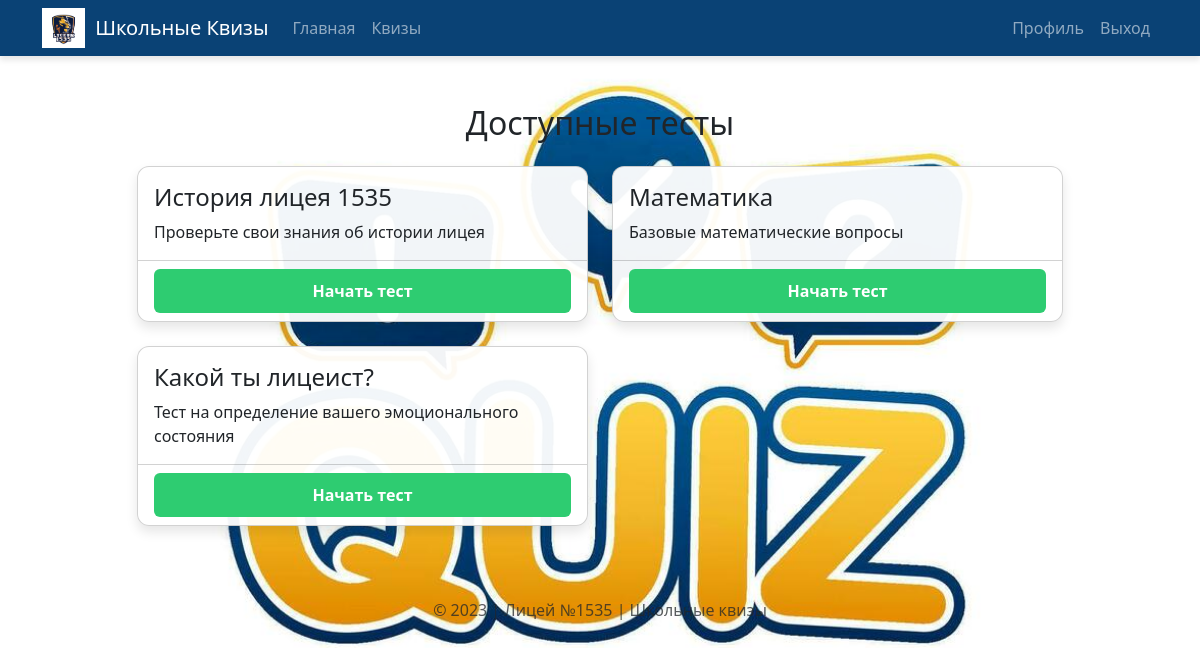
Page /quizzes (signed in) on the committed database.
### итоговый сайт с квизами.py (models this page shows)
class Quiz(Base):
    __tablename__ = "quizzes"
    id = Column(Integer, primary_key=True, index=True)
    title = Column(String)
    description = Column(String)
    is_active = Column(Boolean, default=True)

### итоговый сайт с квизами.py (the view)
@app.get("/quizzes", response_class=HTMLResponse)
async def quizzes_page(request: Request, db: Session = Depends(get_db)):
    user = get_current_user(request, db)
    if not user:
        return RedirectResponse(url="/login", status_code=303)
    if db.query(Quiz).count() == 0:
        for quiz_data in SAMPLE_QUIZZES:
            if not all(key in quiz_data for key in ["title", "description", "questions"]):
                continue
            quiz = Quiz(title=quiz_data["title"], description=quiz_data["description"])
            db.add(quiz)
            db.commit()
            for question_data in quiz_data["questions"]:
                if not all(key in question_data for key in ["question_text", "correct_answer", "options"]):
                    continue
                question = Question(
                    quiz_id=quiz.id,
                    question_text=question_data["question_text"],
                    correct_answer=question_data["correct_answer"]
                )
                db.add(question)
                db.commit()
                for option_text in question_data["options"]:
                    db.add(Option(option_text=option_text, question_id=question.id))
                db.commit()
    quizzes = db.query(Quiz).filter(Quiz.is_active == True).all()
    return templates.TemplateResponse("quizzes.html", {
        "request": request,
        "user": user,
        "quizzes": quizzes
    })

### templates/quizzes.html
{% extends "base.html" %}
{% block content %}
<div class="row justify-content-center">
    <div class="col-md-10">
        <h2 class="text-center mb-4">Доступные тесты</h2>
        <div class="row">
            {% for quiz in quizzes %}
            <div class="col-md-6 mb-4">
                <div class="card h-100">
                    <div class="card-body">
                        <h4 class="card-title">{{ quiz.title }}</h4>
                        <p class="card-text">{{ quiz.description }}</p>
                    </div>
                    <div class="card-footer bg-transparent">
                        <a href="/quiz/{{ quiz.id }}" class="btn btn-school w-100">Начать тест</a>
                    </div>
                </div>
            </div>
            {% endfor %}
        </div>
    </div>
</div>
{% endblock %}

### templates/base.html (style rules this page uses)
body { background: url('/static/school-bg.jpg') no-repeat center center fixed; background-size: cover; font-family: 'Segoe UI', Tahoma, Geneva, Verdana, sans-serif; }
.card { background-color: rgba(255, 255, 255, 0.95); border-radius: 12px; box-shadow: 0 6px 12px rgba(0,0,0,0.1); transition: transform 0.3s ease-in-out; }
.btn-school { background-color: #2ecc71; color: white; border: none; padding: 10px 20px; font-weight: bold; }

### rows in the picture
Quiz: title "История лицея 1535", description "Проверьте свои знания об истории лицея"
Quiz: title "Математика", description "Базовые математические вопросы"
Quiz: title "Какой ты лицеист?", description "Тест на определение вашего эмоционального состояния"
